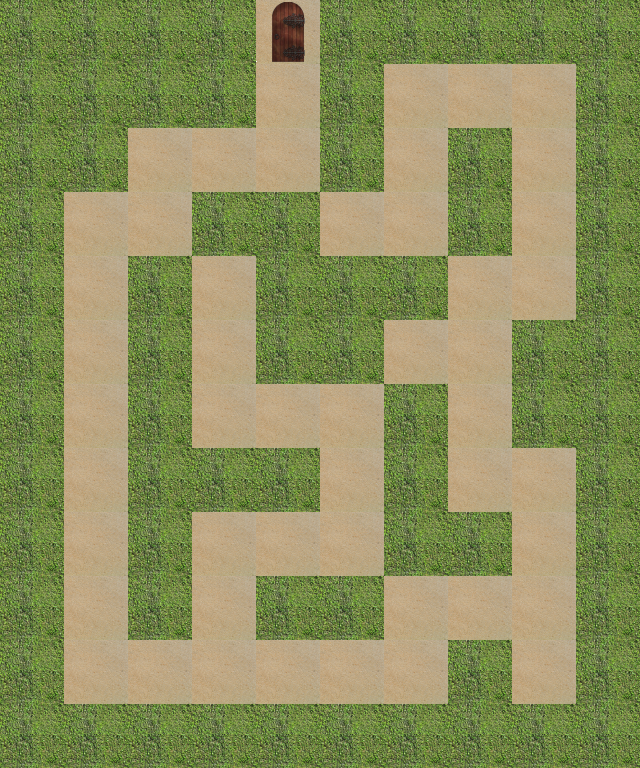

This game map was drawn from its Tiled (.tmx) file and the tilesets committed beside it. A one-line description and the trimmed map source follow:
An orthogonal 10x12 tile map with 64x64 px tiles, 3 tile layers (path, wall, end), 2 hidden layers not drawn.

<map version="1.0" orientation="orthogonal" renderorder="right-down" width="10" height="12" tilewidth="64" tileheight="64">
 <properties>
  <property name="bestTimePossible" value="" />
 </properties>
 <tileset firstgid="1" name="sandbush" tilewidth="64" tileheight="64">
  <image source="sandbush.png" width="256" height="192" />
 </tileset>
 <layer name="path" width="10" height="12">
  <data>[120 cells, 49 non-empty, 1 distinct tile ids]</data>
 </layer>
 <layer name="wall" width="10" height="12">
  <data>[120 cells, 71 non-empty, 1 distinct tile ids]</data>
 </layer>
 <layer name="hint" width="10" height="12" visible="0">
  <data>[120 cells, 18 non-empty, 5 distinct tile ids]</data>
 </layer>
 <layer name="start" width="10" height="12" visible="0">
  <data>[120 cells, 1 non-empty, 1 distinct tile ids]</data>
 </layer>
 <layer name="end" width="10" height="12">
  <data>[120 cells, 1 non-empty, 1 distinct tile ids]</data>
 </layer>
</map>
